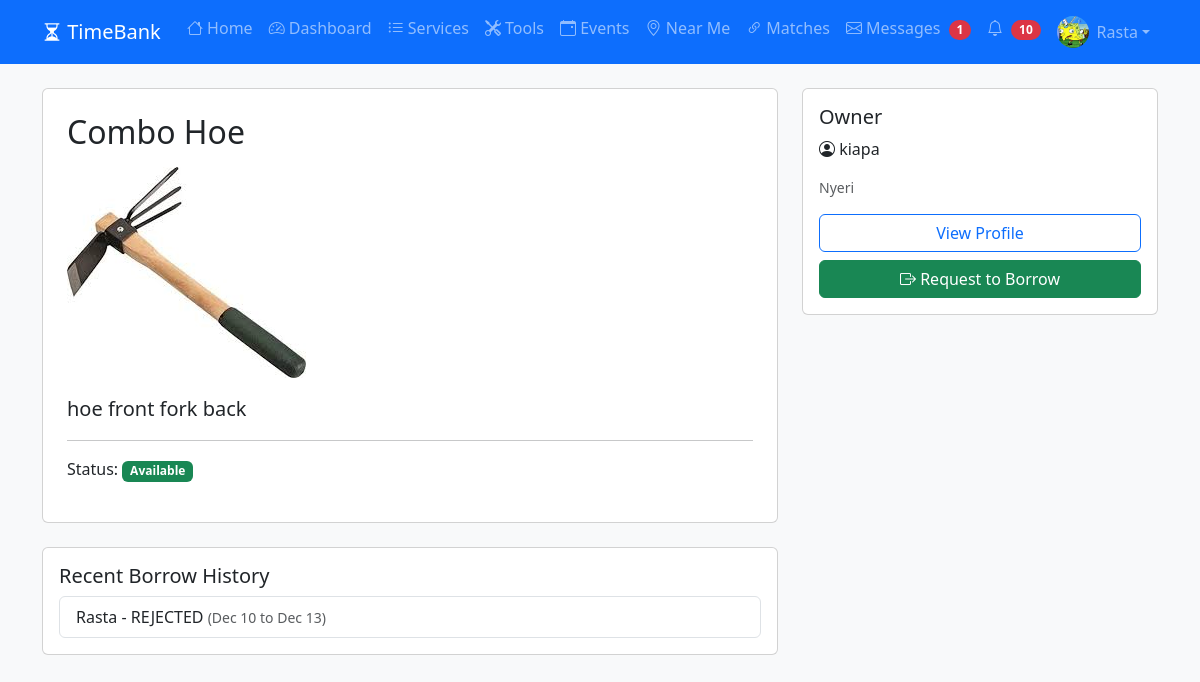
The app's page /tools/3/ (signed in) with its own data.
### myapp/models.py (models this page shows, shortened)
class Profile(models.Model):
    user = models.OneToOneField(User, on_delete=models.CASCADE)
    time_credits = models.DecimalField(max_digits=10, decimal_places=2, default=0.00)
    bio = models.TextField(blank=True)
    location = models.CharField(max_length=100, help_text="Neighborhood or City")
    phone = models.CharField(max_length=20, blank=True)
    profile_picture = models.ImageField(upload_to='profiles/', blank=True, null=True)
    latitude = models.DecimalField(max_digits=9, decimal_places=6, null=True, blank=True)
    longitude = models.DecimalField(max_digits=9, decimal_places=6, null=True, blank=True)
    is_available = models.BooleanField(default=True, help_text="Available to help others")
    created_at = models.DateTimeField(auto_now_add=True)

class Tool(models.Model):
    owner = models.ForeignKey(User, on_delete=models.CASCADE, related_name='tools')
    name = models.CharField(max_length=100)
    description = models.TextField()
    image = models.ImageField(upload_to='tools/', blank=True, null=True)
    is_available = models.BooleanField(default=True)

class ToolBorrow(models.Model):
    STATUS_CHOICES = [
        ('PENDING', 'Pending Approval'),
        ('APPROVED', 'Approved'),
        ('BORROWED', 'Currently Borrowed'),
        ('RETURNED', 'Returned'),
        ('CANCELLED', 'Cancelled'),
    ]
    tool = models.ForeignKey(Tool, on_delete=models.CASCADE, related_name='borrows')
    borrower = models.ForeignKey(User, on_delete=models.CASCADE, related_name='borrowed_tools')
    requested_at = models.DateTimeField(auto_now_add=True)
    start_date = models.DateTimeField()
    end_date = models.DateTimeField()
    actual_return_date = models.DateTimeField(null=True, blank=True)
    status = models.CharField(max_length=10, choices=STATUS_CHOICES, default='PENDING')
    notes = models.TextField(blank=True)

### myapp/views.py (the view)
# urls.py: path('tools/<int:pk>/', views.tool_detail, name='tool_detail'),
def tool_detail(request, pk):
    tool = get_object_or_404(Tool, pk=pk)
    borrows = ToolBorrow.objects.filter(tool=tool).order_by('-requested_at')[:5]
    context = {
        'tool': tool,
        'borrows': borrows,
    }
    return render(request, 'tools/detail.html', context)

### myapp/templates/tools/detail.html (shortened to what this page needs)
{% extends 'base.html' %}
{% block content %}
<div class="row">
    <div class="col-md-8">
        <div class="card">
            <div class="card-body p-4">
                <h2 class="mb-3">{{ tool.name }}</h2>
                {% if tool.image %}
                <img src="{{ tool.image.url }}" class="img-fluid mb-3 rounded">
                {% endif %}
                <p class="lead">{{ tool.description }}</p>
                <hr>
                <p>
                    Status: {% if tool.is_available %}
                    <span class="badge bg-success">Available</span>
                    {% else %}
                    <span class="badge bg-secondary">Not Available</span>
                    {% endif %}
                </p>
            </div>
        </div>
        {% if borrows %}
        <div class="card mt-4">
            <div class="card-body">
                <h5>Recent Borrow History</h5>
                <ul class="list-group">
                    {% for borrow in borrows %}
                    <li class="list-group-item">
                        {{ borrow.borrower.username }} - {{ borrow.status }}
                        <small class="text-muted">({{ borrow.start_date|date:"M d" }} to {{ borrow.end_date|date:"M d" }})</small>
                    </li>
                    {% endfor %}
                </ul>
            </div>
        </div>
        {% endif %}
    </div>
    <div class="col-md-4">
        <div class="card">
            <div class="card-body">
                <h5>Owner</h5>
                <p><i class="bi bi-person-circle"></i> {{ tool.owner.get_full_name|default:tool.owner.username }}</p>
                <p class="text-muted small">{{ tool.owner.profile.location }}</p>
                <a href="{% url 'view_profile' tool.owner.username %}" class="btn btn-outline-primary w-100 mb-2">View Profile</a>
                {% if user == tool.owner %}
                <a href="{% url 'tool_edit' tool.pk %}" class="btn btn-warning w-100 mb-2">
                    <i class="bi bi-pencil"></i> Edit Tool
                </a>
                <a href="{% url 'tool_delete' tool.pk %}" class="btn btn-danger w-100">
                    <i class="bi bi-trash"></i> Delete Tool
                </a>
                {% elif user.is_authenticated and tool.is_available %}
                <a href="{% url 'tool_request_borrow' tool.pk %}" class="btn btn-success w-100">
                    <i class="bi bi-box-arrow-right"></i> Request to Borrow
                </a>
                {% endif %}
            </div>
        </div>
    </div>
</div>
{% endblock %}

### myapp/templates/base.html (shortened to what this page needs)
<!DOCTYPE html>
<html lang="en">
<head>
    <link href="https://cdn.jsdelivr.net/npm/bootstrap@5.3.0/dist/css/bootstrap.min.css" rel="stylesheet">
    <link rel="stylesheet" href="https://cdn.jsdelivr.net/npm/bootstrap-icons@1.11.0/font/bootstrap-icons.css">
    <link rel="stylesheet" href="https://unpkg.com/leaflet@1.9.4/dist/leaflet.css" />
</head>
<body class="bg-light">
    <nav class="navbar navbar-expand-lg navbar-dark bg-primary">
        <div class="container">
            <a class="navbar-brand" href="{% url 'home' %}">
                <i class="bi bi-hourglass-split"></i> TimeBank
            </a>
            <div class="collapse navbar-collapse" id="navbarNav">
                <ul class="navbar-nav ms-auto">
                    <li class="nav-item">
                        <a class="nav-link" href="{% url 'home' %}">
                            <i class="bi bi-house"></i> Home
                        </a>
                    </li>
                    {% if user.is_authenticated %}
                    <li class="nav-item">
                        <a class="nav-link" href="{% url 'dashboard' %}">
                            <i class="bi bi-speedometer2"></i> Dashboard
                        </a>
                    </li>
                    {% endif %}
                    <li class="nav-item">
                        <a class="nav-link" href="{% url 'listing_browse' %}">
                            <i class="bi bi-list-ul"></i> Services
                        </a>
                    </li>
                    <li class="nav-item">
                        <a class="nav-link" href="{% url 'tool_browse' %}">
                            <i class="bi bi-tools"></i> Tools
                        </a>
                    </li>
                    <li class="nav-item">
                        <a class="nav-link" href="{% url 'event_browse' %}">
                            <i class="bi bi-calendar-event"></i> Events
                        </a>
                    </li>
                    <li class="nav-item">
                        <a class="nav-link" href="{% url 'map_view' %}">
                            <i class="bi bi-geo-alt"></i> Near Me
                        </a>
                    </li>
                    {% if user.is_authenticated %}
                    <li class="nav-item">
                        <a class="nav-link" href="{% url 'find_matches' %}">
                            <i class="bi bi-link-45deg"></i> Matches
                        </a>
                    </li>
                    <li class="nav-item">
                        <a class="nav-link position-relative" href="{% url 'inbox' %}">
                            <i class="bi bi-envelope"></i> Messages
                        </a>
                    </li>
                    <li class="nav-item">
                        <a class="nav-link position-relative" href="{% url 'notifications' %}">
                            <i class="bi bi-bell"></i>
                        </a>
                    </li>
                    <li class="nav-item dropdown">
                        <a class="nav-link dropdown-toggle d-flex align-items-center" href="#" id="userDropdown" role="button" data-bs-toggle="dropdown">
                            {% if user.profile.profile_picture %}
                                <img src="{{ user.profile.profile_picture.url }}"
                                     class="rounded-circle me-2"
                                     width="32"
                                     height="32"
                                     style="object-fit: cover;"
                                     alt="{{ user.username }}">
                            {% else %}
                                <div class="rounded-circle bg-primary text-white d-flex align-items-center justify-content-center me-2"
                                     style="width: 32px; height: 32px; font-size: 14px; font-weight: bold;">
                                    {{ user.username|first|upper }}
                                </div>
                            {% endif %}
                            {{ user.username }}
                        </a>
                    </li>
                    {% endif %}
                </ul>
            </div>
        </div>
    </nav>
    <div class="container mt-4">
        {% block content %}
        {% endblock %}
    </div>
</body>
</html>

### records on screen
Tool: name "Combo Hoe", image (picture), description "hoe front fork back", owner.get_full_name "kiapa", owner.profile.location "Nyeri"
ToolBorrow: borrower.username "Rasta", status "REJECTED", start_date "Dec 10", end_date "Dec 13"

### other values on screen
{{ user.username }} "Rasta"
